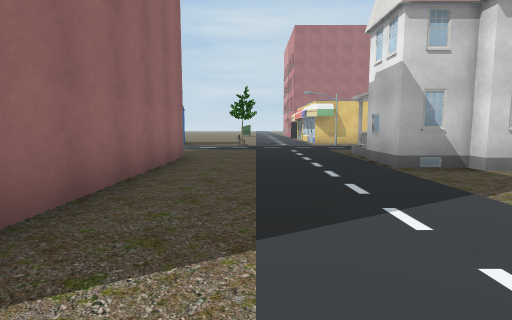
view 1 (above)

16 first-person views from a walk through a Unity game level. The camera is 1.2 m above the floor, tilts 6° down and sees 80° across. The floor is counted in squares, 2 m on a side. Each view is taken from the middle of a square. On the plan, view 1 faces up. The plan holds only what a view shows up to about 9 squares ahead; the rest is blank. The place goes on beyond the plan. The player is left out. Some surface patterns are stand-ins.

view 2
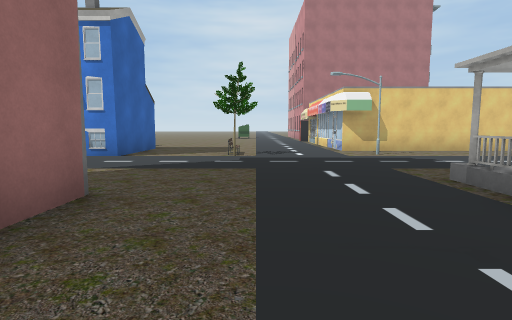

view 3
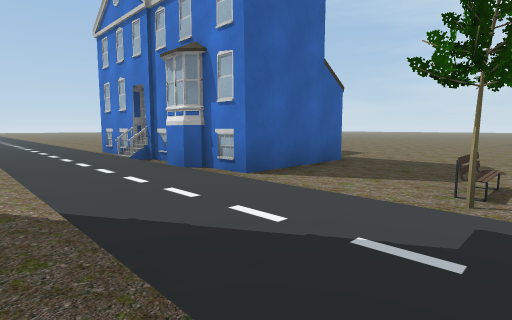

view 4
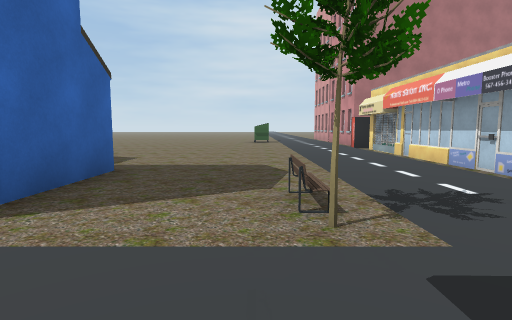

view 5
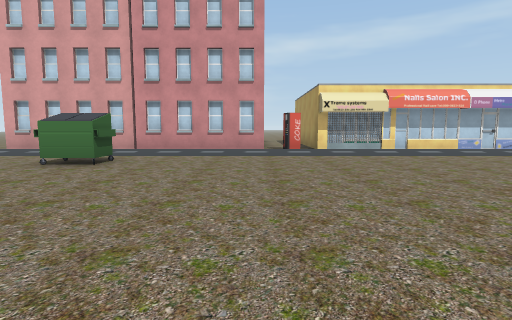

view 6
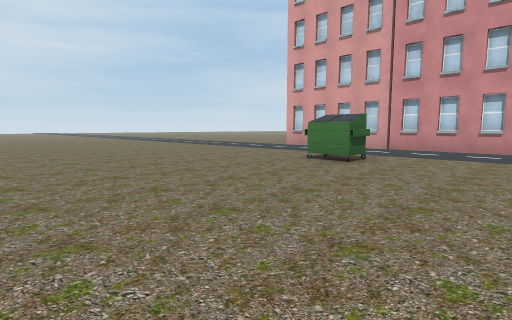

view 7
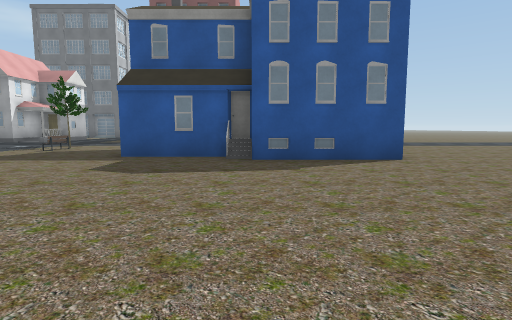

view 8
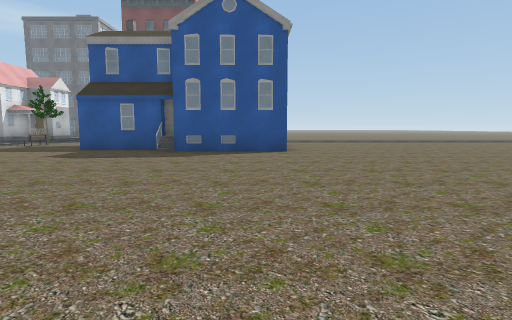

view 9
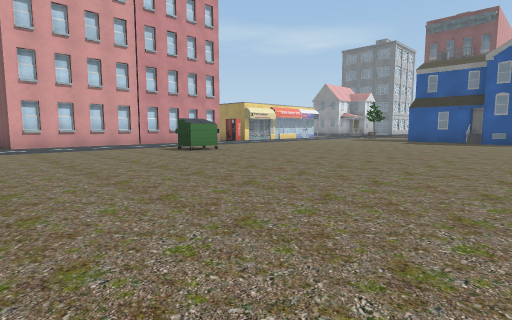

view 10
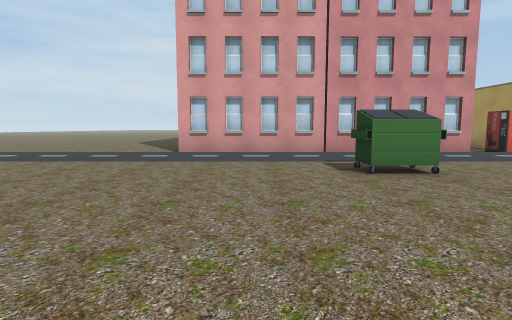

view 11
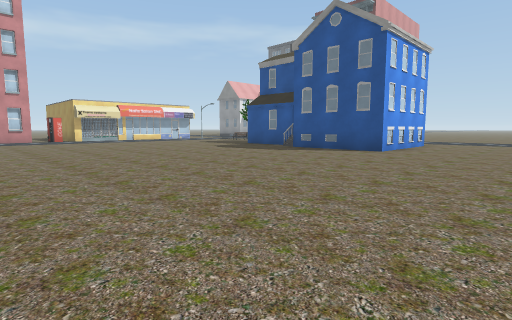

view 12
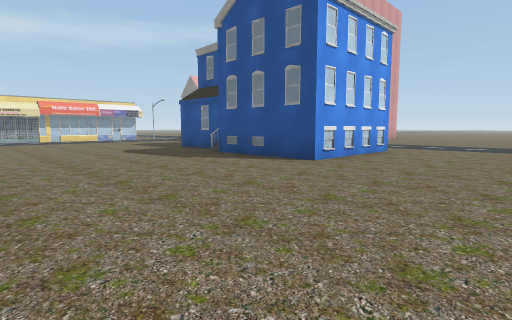

view 13
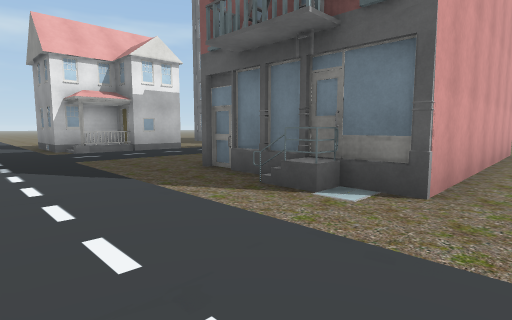

view 14
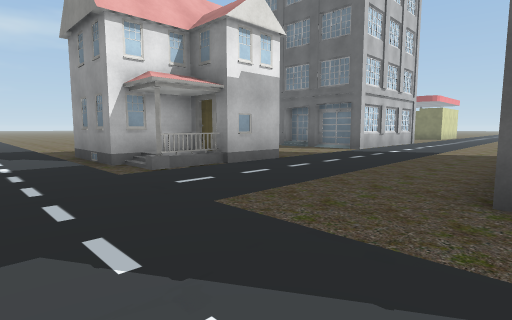

view 15
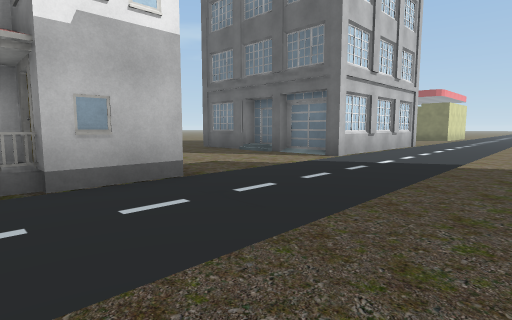

view 16
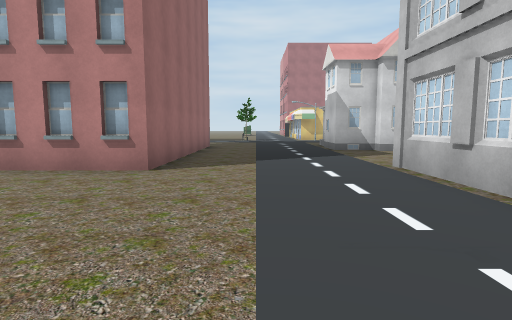

### Floor plan
Key: @ floor where view 1 was taken; # wall or solid block; . floor; / step, stairs or slope; O other object.
Columns run from 12 left of view 1 to 9 right of it. Each row starts with its distance up from view 1.
 28     .............
 27     ...........##
 26     ...........#     O
 25     ...........#     O
 24     ...........#
 23     .......O...#
 22 ...............#
 21 ...............#
 20 ...............#
 19 ..............O..
 18 ...............##
 17 ...............#
 16 ...............#
 15 ...............#
 14 ....###O.......#
 13 ....  ####.....#####
 12 ....  ## #.O...O...
 11 ....######..O.....
 10  .................
  9  .....................
  8       ........./##....
  7       .#O##....O#
  6       .#  #....##
  5       .#  #....##
  4        #  #......
  3        #  #........
  2        #  #........
  1        ####....##/#
  0         ....@..#
 -1          .....O#
 -2           .....
 -3            ....
 -4             ..

Positions as (right, up) in squares from view 1, and headings:
1: (0, 0), facing up
2: (0, 4), facing up
3: (0, 8), facing up-left
4: (-1, 9), facing up
5: (-6, 20), facing right
6: (-6, 20), facing up-right
7: (-6, 20), facing down
8: (-8, 22), facing down
9: (-8, 28), facing down-right
10: (-5, 25), facing right
11: (-12, 22), facing down-right
12: (-12, 19), facing down-right
13: (-6, 10), facing down-right
14: (-2, 10), facing down-right
15: (-1, 7), facing down-right
16: (0, -4), facing up
